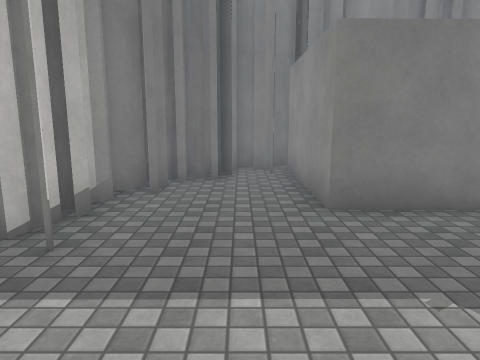
view 1 (above)

13 first-person views from a walk through a 3-D level made in the Unity game engine. The camera is 1.5 m above the floor, tilts 10° down and sees 70° across. The floor is counted in squares, 1 m on a side. Each view is taken from the middle of a square. On the plan, view 1 faces up. The plan holds only what a view shows up to about 16 squares ahead; the rest is blank. The place goes on beyond the plan. The player is left out. Surface patterns are stand-ins for the level's own textures.

view 2
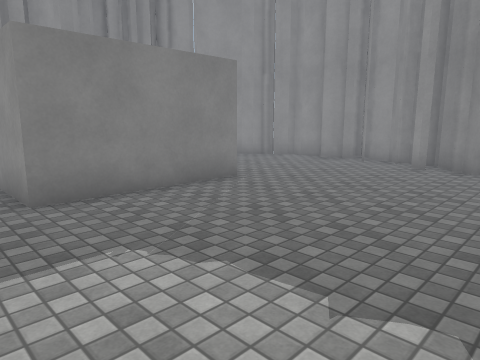

view 3
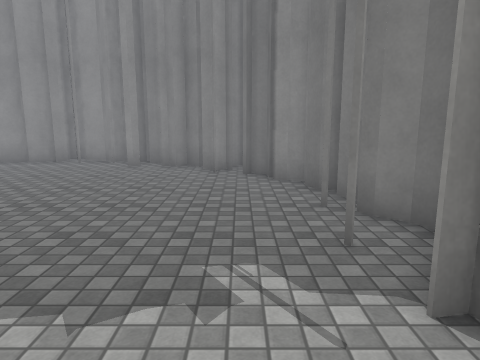

view 4
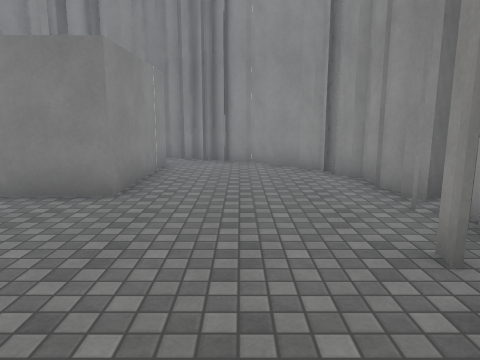

view 5
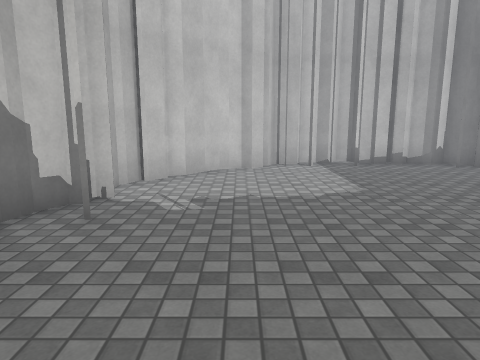

view 6
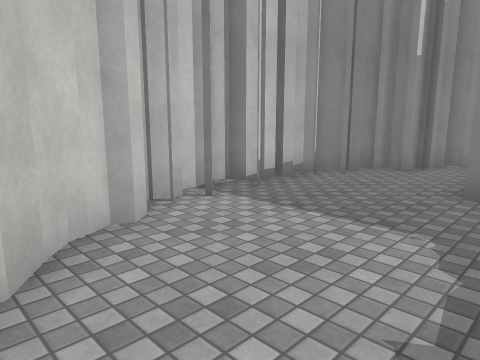

view 7
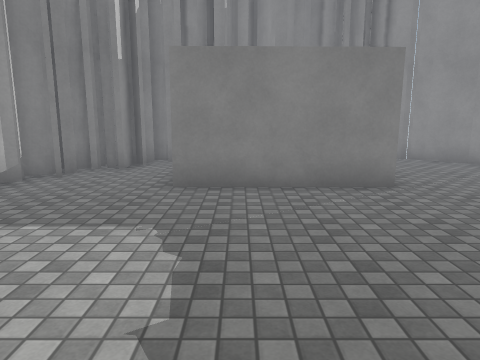

view 8
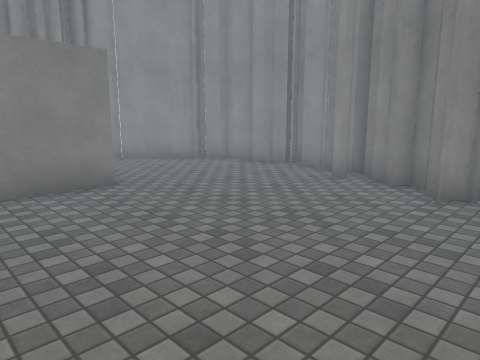

view 9
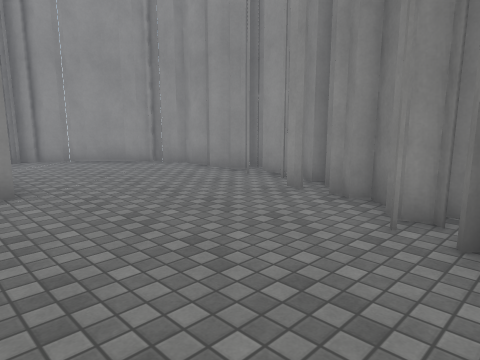

view 10
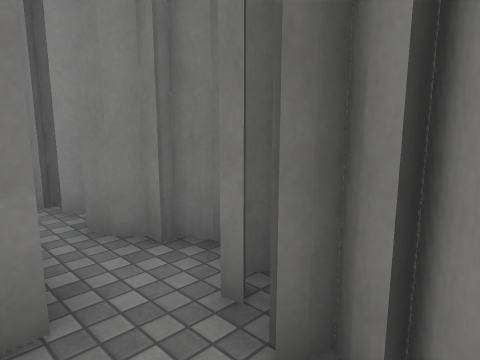

view 11
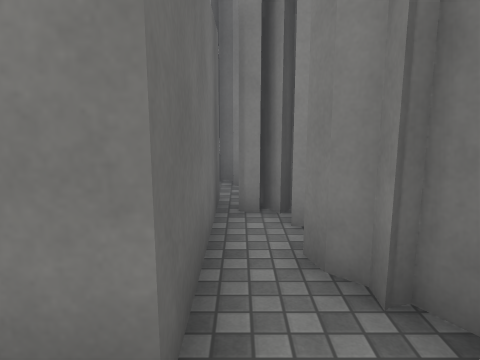

view 12
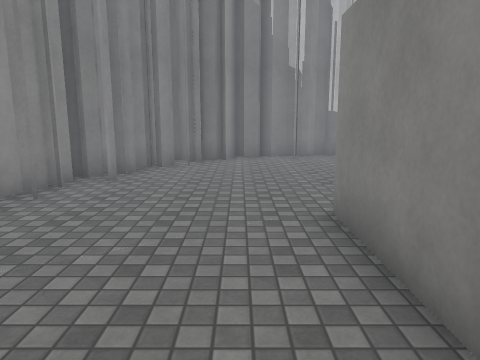

view 13
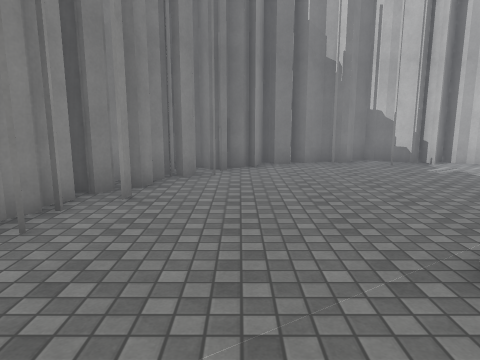

### Floor plan
Key: @ floor where view 1 was taken; # wall or solid block; . floor.
Columns run from 3 left of view 1 to 13 right of it. Each row starts with its distance up from view 1.
 13         ###
 12      ####.###
 11     ##......###
 10  #########....#
  9  ##..#   #....##
  8 ##...#   #.....#
  7 ##...#   #.....#
  6 #....#####.....##
  5 #..............##
  4 #...............#
  3 #..............##
  2 ##.............##
  1 ##............##
  0  #.@.........###
 -1  ##..........##
 -2   ##........##
 -3    ##########

Where each view was taken, in squares from view 1:
view 1: 0 up, 0 right, facing up
view 2: 1 down, 0 right, facing up-right
view 3: 1 down, 0 right, facing right
view 4: 1 down, 9 right, facing up
view 5: 0 up, 9 right, facing left
view 6: 2 down, 3 right, facing up-left
view 7: 2 down, 3 right, facing up
view 8: 2 down, 3 right, facing up-right
view 9: 2 down, 5 right, facing up-right
view 10: 10 up, 9 right, facing up-left
view 11: 11 up, 8 right, facing left
view 12: 11 up, 8 right, facing down
view 13: 9 up, 9 right, facing down
